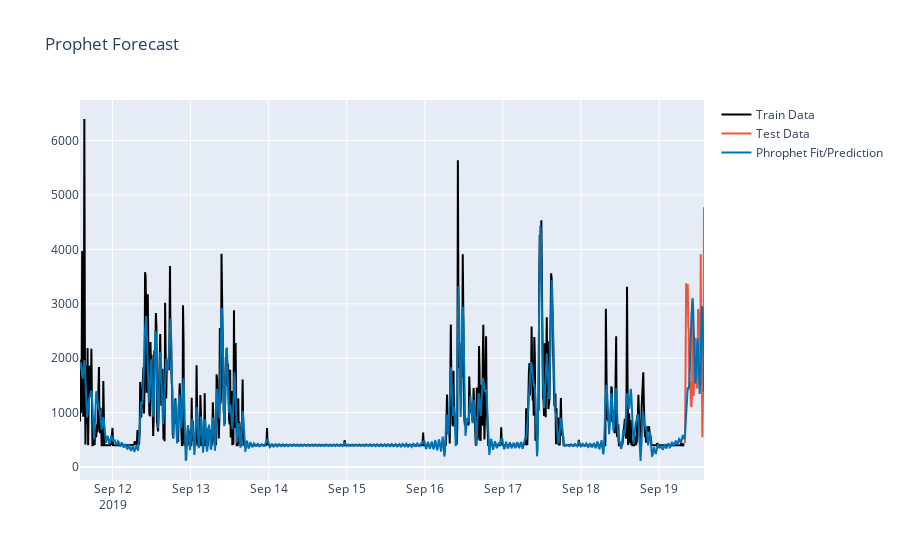

The code cell stored with this chart in its notebook:
### Code cell
import plotly.graph_objects as go

# Create traces
fig = go.Figure()
fig.add_trace(go.Scatter(x=train.ds, y=train.y,
                    mode='lines',
                    name='Train Data',
                    line_color='#000'))
fig.add_trace(go.Scatter(x=test.ds, y=test.y,
                    mode='lines',
                    name='Test Data')),
fig.add_trace(go.Scatter(x=forecast.ds, y=forecast.yhat,
                    mode='lines',
                    name='Phrophet Fit/Prediction',
                    line_color='#0072b2'))
fig.update_layout(
    title="Prophet Forecast",
    )
fig.show()

### Figure 1 — Plotly figure (JSON) as saved in the notebook; plotly's stock layout.template omitted (floating-point values rounded to 4 significant figures; data arrays with more than 128 entries replaced by an {"elided": "..."} marker saying what was removed)
{"data": [{"line": {"color": "#000"}, "mode": "lines", "name": "Train Data", "type": "scatter", "x": {"elided": "1116 str values"}, "y": {"elided": "1116 float values"}}, {"mode": "lines", "name": "Test Data", "type": "scatter", "x": ["2019-09-19T08:00:00", "2019-09-19T08:10:00", "2019-09-19T08:20:00", "2019-09-19T08:30:00", "2019-09-19T08:40:00", "2019-09-19T08:50:00", "2019-09-19T09:00:00", "2019-09-19T09:10:00", "2019-09-19T09:20:00", "2019-09-19T09:30:00", "2019-09-19T09:40:00", "2019-09-19T09:50:00", "2019-09-19T10:00:00", "2019-09-19T10:10:00", "2019-09-19T10:20:00", "2019-09-19T10:30:00", "2019-09-19T10:40:00", "2019-09-19T10:50:00", "2019-09-19T11:00:00", "2019-09-19T11:10:00", "2019-09-19T11:20:00", "2019-09-19T11:30:00", "2019-09-19T11:40:00", "2019-09-19T11:50:00", "2019-09-19T12:00:00", "2019-09-19T12:10:00", "2019-09-19T12:20:00", "2019-09-19T12:30:00", "2019-09-19T12:40:00", "2019-09-19T12:50:00", "2019-09-19T13:00:00", "2019-09-19T13:10:00", "2019-09-19T13:20:00", "2019-09-19T13:30:00", "2019-09-19T13:40:00", "2019-09-19T13:50:00"], "y": [442.4, 1661.0, 3376.0, 3287.0, 3196.0, 3366.0, 2605.0, 2488.0, 1451.0, 1489.0, 1573.0, 1147.0, 1101.0, 1411.0, 3109.0, 1905.0, 1301.0, 1702.0, 1706.0, 2376.0, 1916.0, 1844.0, 1443.0, 1508.0, 2902.0, 2707.0, 2481.0, 2845.0, 1964.0, 3911.0, 1678.0, 1840.0, 549.8, 1088.0, 1919.0, 4773.0]}, {"line": {"color": "#0072b2"}, "mode": "lines", "name": "Phrophet Fit/Prediction", "type": "scatter", "x": {"elided": "1152 str values"}, "y": {"elided": "1152 float values"}}], "layout": {"title": {"text": "Prophet Forecast"}}}
